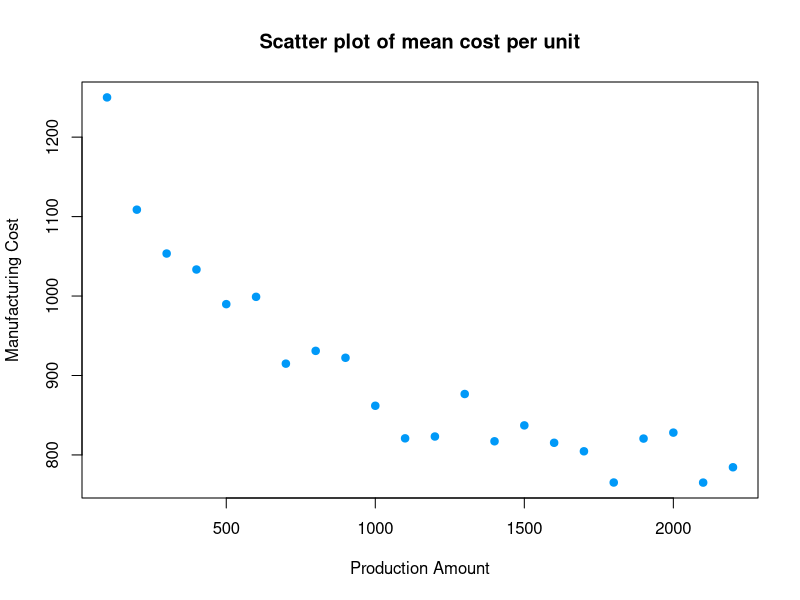
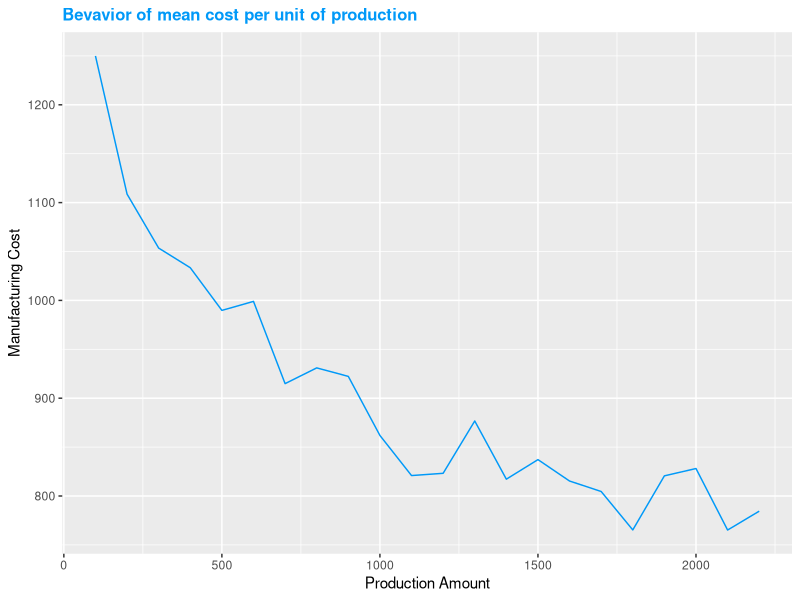
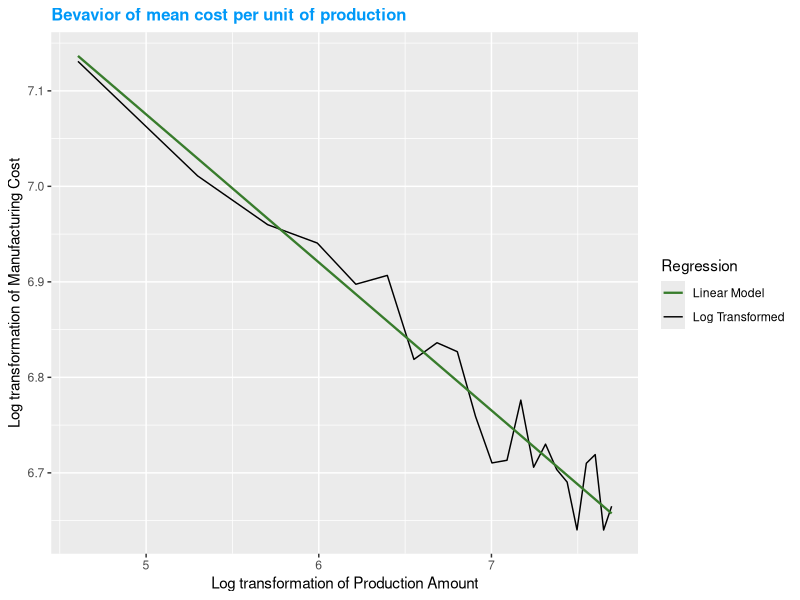
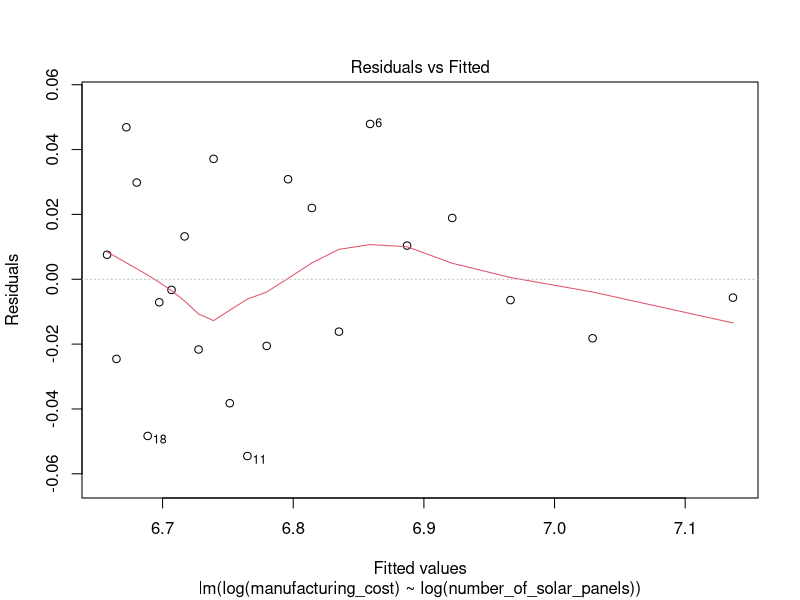
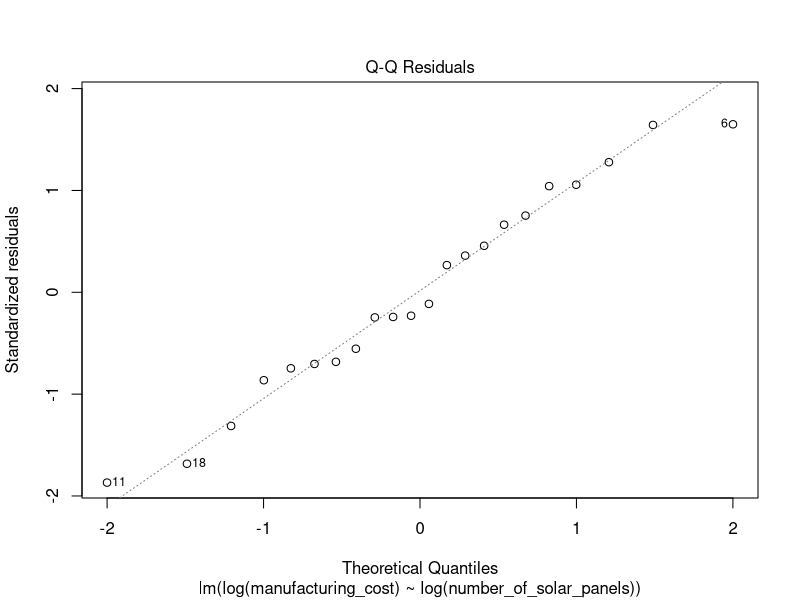
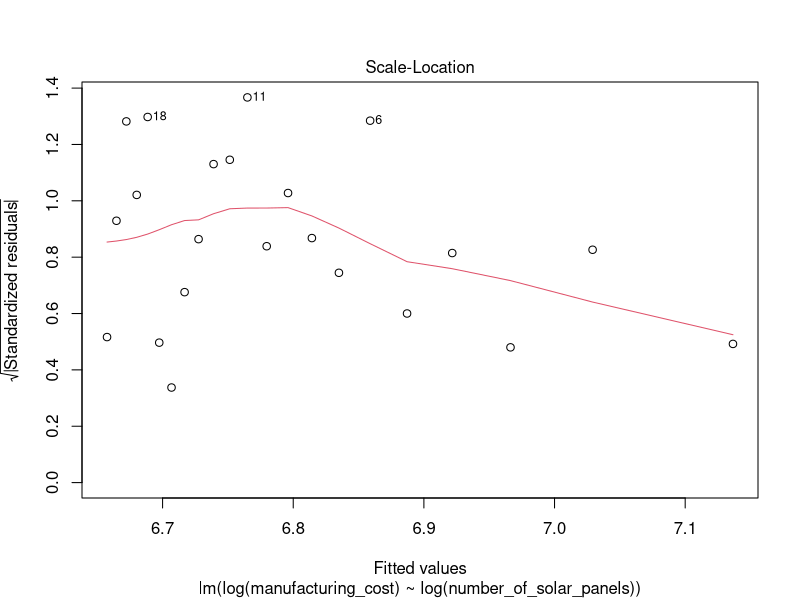
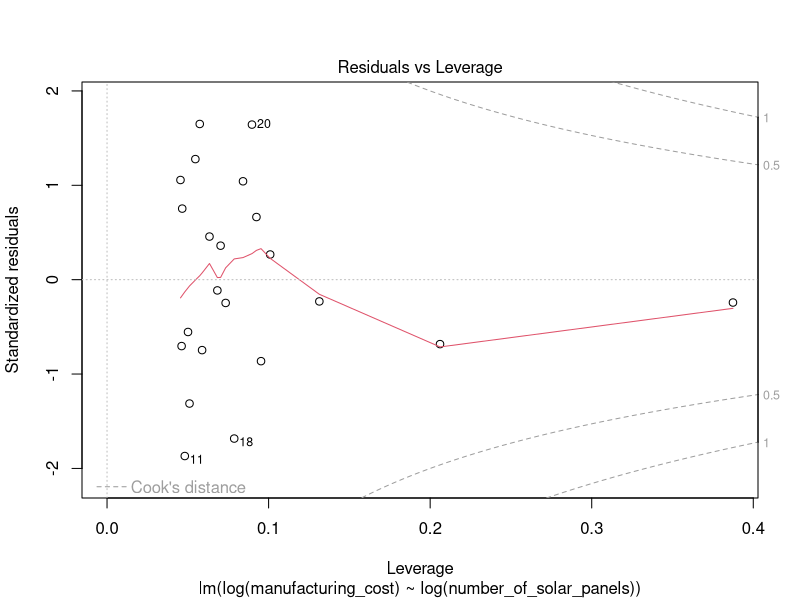
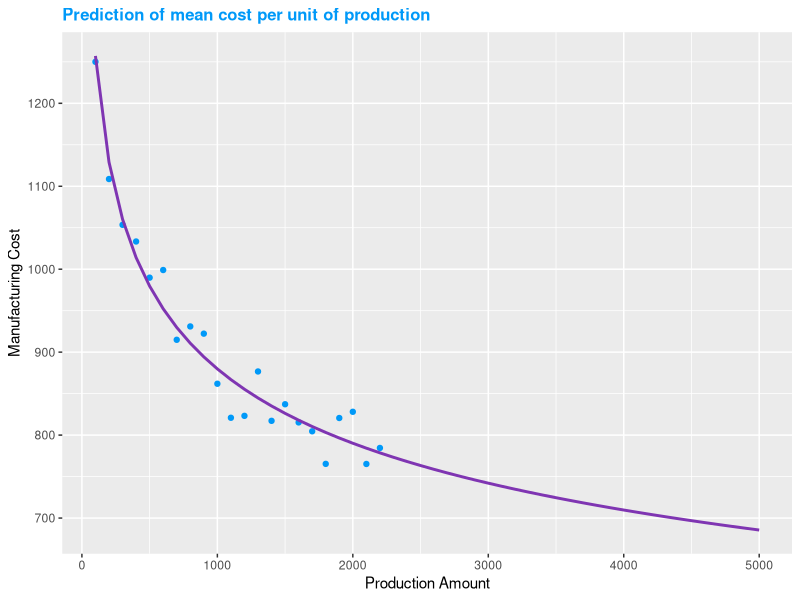

Reproduce these figures in R, in order.
## ---- chunk 1
knitr::opts_chunk$set(message = FALSE, warning = FALSE)
## ---- chunk 2
#import necesary libraries
library(data.table)
library(ggplot2)
library(kableExtra)
## ---- chunk 3
#import data
sol_panels <- fread("Case_Stud_I.csv", sep = ",", header = T)

#display data extract
head(sol_panels) |> 
kbl() |> 
kable_classic_2(full_width = F)

#plot scatter plot of all available data
attach(sol_panels)
plot(number_of_solar_panels, manufacturing_cost, 
     main ="Scatter plot of mean cost per unit", 
     xlab = "Production Amount", 
     ylab = "Manufacturing Cost", 
     pch = 19, 
     col = "#0099F8")
detach(sol_panels)


#show curve with all available data
prod_curve_plot <- ggplot(data = sol_panels, 
                          aes(x= number_of_solar_panels, y = manufacturing_cost)) +
  geom_line(color = "#0099F8")+
  labs(title = "Bevavior of mean cost per unit of production", 
       x= "Production Amount", 
       y = "Manufacturing Cost")+
  theme(plot.title = element_text(color = "#0099F8", size = 12, face = "bold"))

#plot
prod_curve_plot
## ---- chunk 4
#plot the transformed variables
prod_curve_log <- ggplot(data = sol_panels, aes(x= log(number_of_solar_panels), y = log(manufacturing_cost), color = "Log Transformed")) +
  geom_line() +
  labs(title = "Bevavior of mean cost per unit of production", 
       x= "Log transformation of Production Amount", 
       y = "Log transformation of Manufacturing Cost")+
  theme(plot.title = element_text(color = "#0099F8", size = 12, face = "bold"))+
  geom_smooth(method = "lm", 
              formula = y ~ x, 
              se = F,
              size = 0.8,
              aes(color = "Linear Model"))+
scale_color_manual(name = "Regression", values = c("Linear Model" = "#387C2C", "Log Transformed" = "black"))
prod_curve_log

## ---- chunk 5
#create a linear model to predict experience curve values
exp_curve_pred = lm(log(manufacturing_cost) ~log(number_of_solar_panels), data = sol_panels)

#check assumptions to see if model fits well
plot(exp_curve_pred)
summary(exp_curve_pred)

## ---- chunk 6
#extract the value of b from the coefficients of linear model
B = exp_curve_pred$coefficients[2]

#calculate learning rate through formula 
learn_rate1 = 1 - exp(log(2)*B)
print(learn_rate1)

#alternate method
prog_ratio = 2^B
prog_ratio

learn_rate2 = 1-prog_ratio
print(learn_rate2)

## ---- chunk 7
# set A and B
A <- exp_curve_pred$coefficients[1]
A <- as.numeric(exp(A))
print(A)

B <- as.numeric(exp_curve_pred$coefficients[2])
print(B)

#create table with units up to 5000 cumulative
pred_cost_table <- data.frame("Production_Amount" = seq(100, 5000, 100))

#add column with predicted value
pred_cost_table["Pred_Cost"] <- (pred_cost_table$Production_Amount ^ B)*A

#calculate the mean for the last 4 periods
mean_cost <- mean(pred_cost_table[47:50, "Pred_Cost"])
mean_cost
## ---- chunk 8
#create a plot to see real data vs prediction
pred_cost_plot <- ggplot() +
  geom_point(data = sol_panels, 
             aes(x= number_of_solar_panels, 
                 y = manufacturing_cost), 
             color = "#0099F8") +
  geom_line(data = pred_cost_table, 
            aes(x= Production_Amount, 
                y = Pred_Cost), 
            color = "#7F35B2", 
            size = 1)+
  labs(title = "Prediction of mean cost per unit of production", 
       x= "Production Amount", 
       y = "Manufacturing Cost")+
  theme(plot.title = element_text(color = "#0099F8", size = 12, face = "bold"))
  
pred_cost_plot

## ---- chunk 9
#calculate confidence intervals
CI = confint(exp_curve_pred)
CI

b_upper = CI[2,2]
b_lower = CI[2,1]

#add individual CI per prod level
pred_cost_table["Upper_Bound"] <- A*(pred_cost_table$Production_Amount^b_upper)
pred_cost_table["Lower_Bound"] <- A*(pred_cost_table$Production_Amount^b_lower)

#plot CI regressions in same graph
pred_cost_plot_CI <- 
  pred_cost_plot + 
  geom_line(data = pred_cost_table, 
            aes(x= Production_Amount, y = Upper_Bound, color = "Bounds"))+
  geom_line(data = pred_cost_table, 
            aes(x= Production_Amount, y = Lower_Bound, color = "Bounds"))+
  scale_color_manual(name = "Confidence Intervals", 
                     values = c("Bounds" = "#00C1D5"))
pred_cost_plot_CI

#create summary of average values for last 400 units
avg_values <- data.frame("Avg Lower Bound" = round(mean(pred_cost_table[47:50,3]),2),
                        "Avg Production" = round(mean(pred_cost_table[47:50,2]),2),
                        "Avg Upper Bound" = round(mean(pred_cost_table[47:50,4]),2))

#display data extract
avg_values |> 
kbl() |> 
kable_classic_2(full_width = F)
